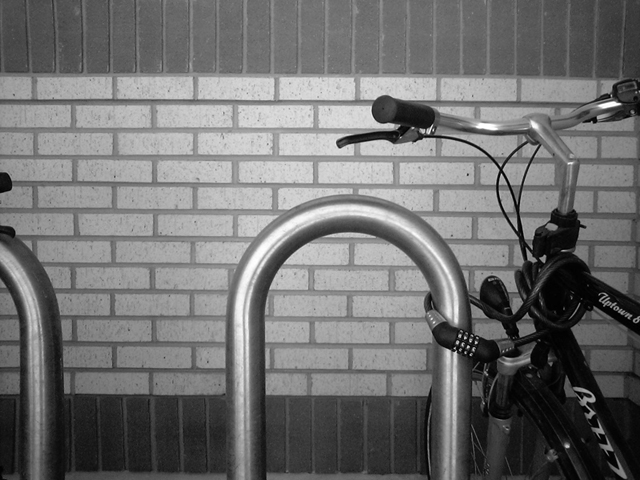
#> input picture images/edge_detection.jpg, 640 x 480 px, found by its file name
$ python laplacian.py
#> lines starting #> are read from the running program, lines starting #| are printed output that depends on the picture
#> further down, img is the input picture: shape (480, 640); min 0, max 255, mean 112.2
import numpy as np
import matplotlib.pyplot as plt
import cv2 as cv

def convolve(gray, kernel):
    ksize = kernel.shape[0]
    padding = (ksize - 1) // 2
    padded = np.pad(gray, padding, mode='edge')
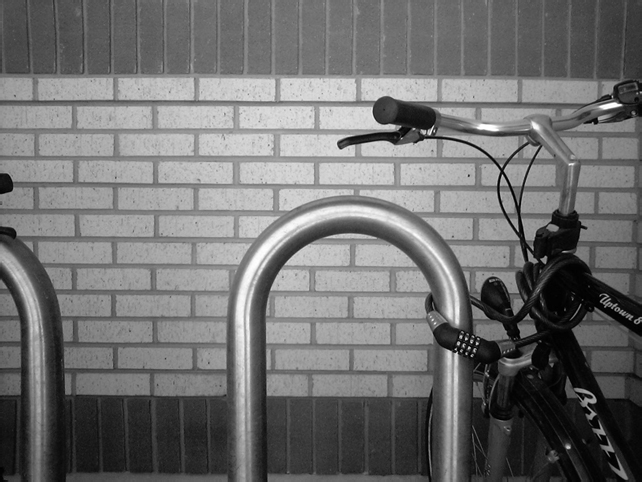
#> padded: shape (482, 642); min 0, max 255, mean 112
    out = np.zeros(gray.shape, dtype=np.float64)
    m, n = gray.shape
#> m = 480; n = 640
    for row in range(m):
        for col in range(n):
            sub = padded[row:row + ksize, col:col + ksize]
            out[row, col] = np.sum(sub * kernel)
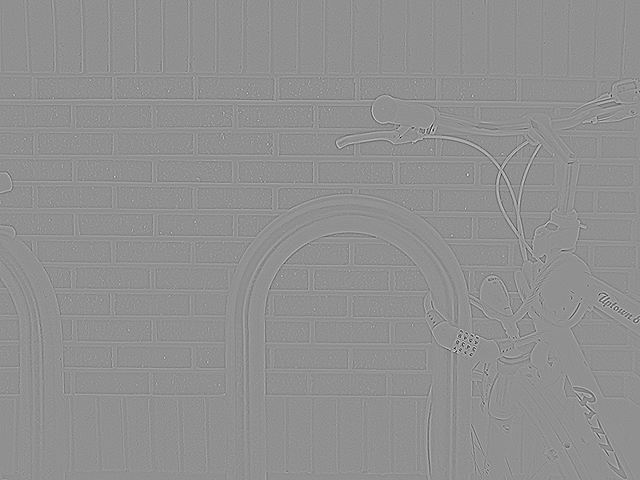
#> out: shape (480, 640) float64; min -445, max 340, mean 0; drawn with min black and max white
    return np.clip(out, 0, 255).astype(np.uint8)
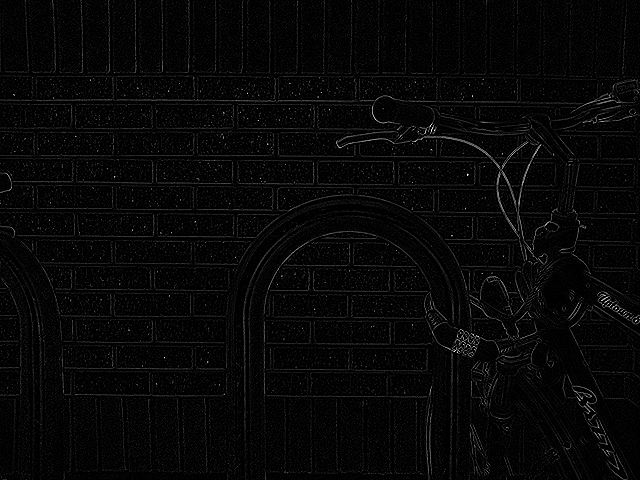
#> returned value: shape (480, 640); min 0, max 255, mean 7

def laplacian_filter(gray):
    laplacian_kernel = np.array([
        [0, 1, 0],
        [1, -4, 1],
        [0, 1, 0]
    ])

    laplacian = convolve(gray, laplacian_kernel)
    k = 1.5
    out = gray - k * laplacian
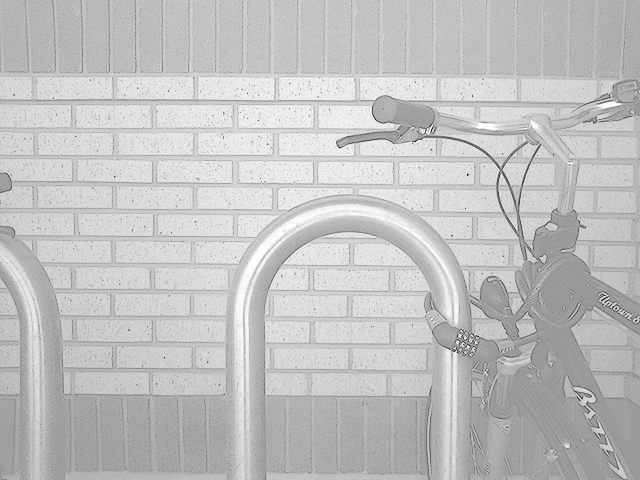
#> out: shape (480, 640) float64; min -379.5, max 255, mean 101.8; drawn with min black and max white
    return np.clip(out, 0, 255).astype(np.uint8)
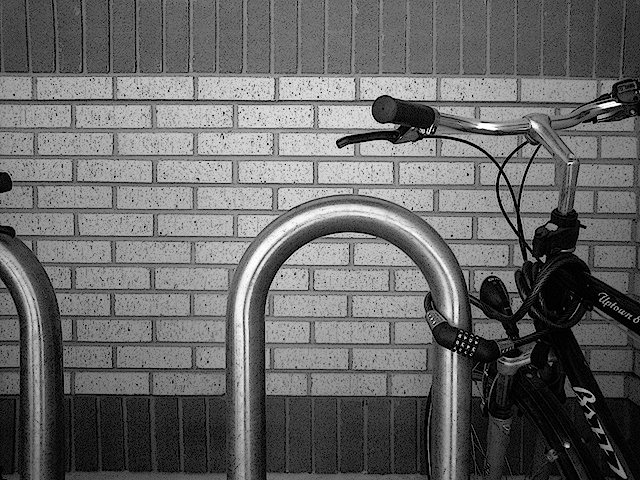
#> returned value: shape (480, 640); min 0, max 255, mean 103.3

def laplacian_filter_edge(gray):
    laplacian_kernel = np.array([
        [0, 1, 0],
        [1, -4, 1],
        [0, 1, 0]
    ])

    laplacian = convolve(gray, laplacian_kernel)
    return np.clip(laplacian, 0, 255).astype(np.uint8)

file = 'E:\\Workspace\\LEARN\\NLU\\DIP\\images\\edge_detection.jpg'
img = cv.imread(file, 0)
ll_img = laplacian_filter(img)
ll_edge = laplacian_filter_edge(img)

cv.imshow('default', img)
cv.imshow('rb', ll_img)
cv.imshow('edge', ll_edge)

cv.waitKey(0)
cv.destroyAllWindows()
